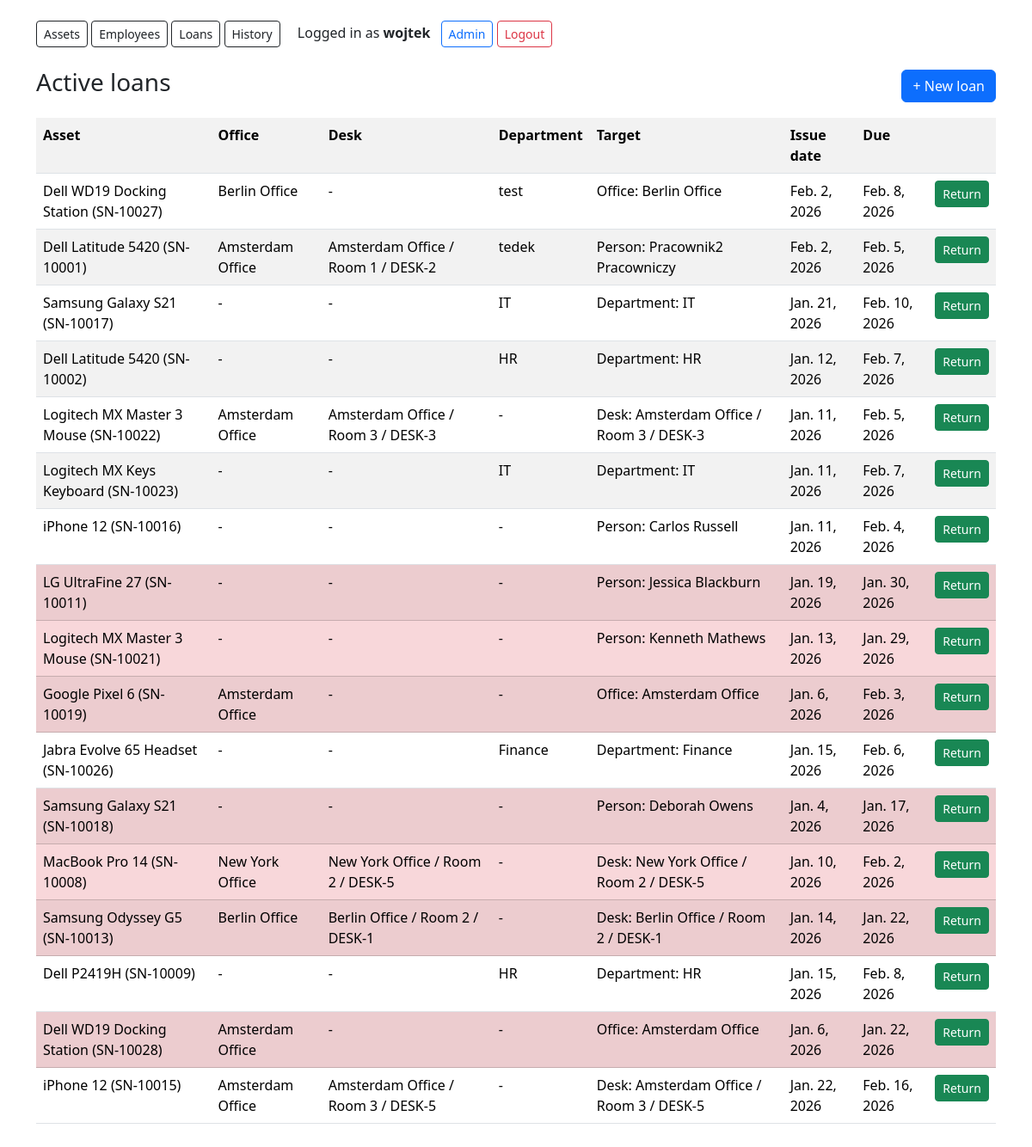
The app's page /loans/ (signed in), older data.
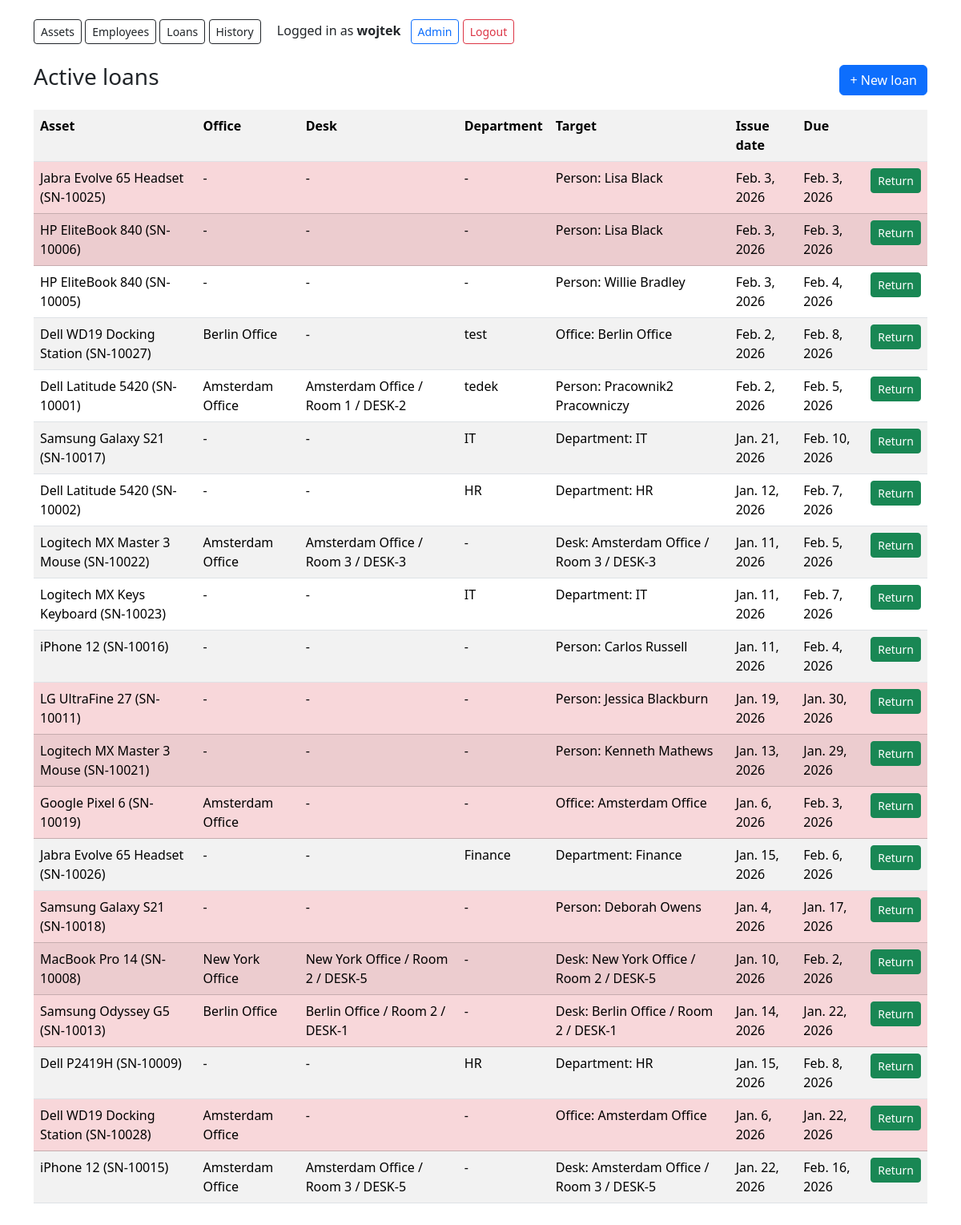
The same page, newer data.
### inventory/models.py (models this page shows, shortened)
class Loan(models.Model):
    asset = models.ForeignKey(Asset, on_delete=models.PROTECT, related_name="loans")
    created_by = models.ForeignKey(
        settings.AUTH_USER_MODEL,
        on_delete=models.SET_NULL,
        blank=True,
        null=True,
        related_name="created_loans",
    )
    person = models.ForeignKey(Person, on_delete=models.PROTECT, blank=True, null=True, related_name="loans")
    desk = models.ForeignKey(Desk, on_delete=models.PROTECT, blank=True, null=True, related_name="loans")
    office = models.ForeignKey(Office, on_delete=models.PROTECT, blank=True, null=True, related_name="loans")
    department_position = models.ForeignKey(
        DepartmentPosition,
        on_delete=models.PROTECT,
        blank=True,
        null=True,
        related_name="loans",
    )
    department = models.CharField(max_length=120, blank=True, null=True)
    loan_date = models.DateField(default=timezone.now)
    due_date = models.DateField(blank=True, null=True)
    return_date = models.DateField(blank=True, null=True)
    issued_by = models.CharField(max_length=120, blank=True, null=True)
    @property
    def office_label(self) -> str:
        if self.office:
            return str(self.office)
        if self.desk:
            return str(self.desk.room.office)
        if self.department_position:
            return str(self.department_position.department.office)
        return "-"
    @property
    def desk_label(self) -> str:
        if self.desk:
            return str(self.desk)
        return "-"
    @property
    def department_label(self) -> str:
        if self.department_position:
            return str(self.department_position)
        if self.department:
            return self.department
        return "-"
    def target_label(self) -> str:
        if self.person:
            return f"Person: {self.person}"
        if self.desk:
            return f"Desk: {self.desk}"
        if self.office:
            return f"Office: {self.office}"
        if self.department_position:
            return f"Department: {self.department_position}"
        if self.department:
            return f"Department: {self.department}"
        return "-"

class Asset(models.Model):
    STATUS_CHOICES = [
        ("available", "Available"),
        ("assigned", "Assigned"),
        ("in_service", "In service"),
        ("retired", "Retired"),
    ]
    category = models.ForeignKey(AssetCategory, on_delete=models.PROTECT, related_name="assets")
    name = models.CharField(max_length=200)
    serial_number = models.CharField(max_length=120, unique=True)
    asset_tag = models.CharField(max_length=120, unique=True, blank=True, null=True)
    status = models.CharField(max_length=20, choices=STATUS_CHOICES, default="available")
    purchase_date = models.DateField(blank=True, null=True)
    notes = models.TextField(blank=True, null=True)
    def __str__(self):
        return f"{self.name} ({self.serial_number})"

class Office(models.Model):
    name = models.CharField(max_length=200)
    address = models.CharField(max_length=300, blank=True, null=True)
    def __str__(self):
        return self.name

class Desk(models.Model):
    room = models.ForeignKey(Room, on_delete=models.CASCADE, related_name="desks")
    code = models.CharField(max_length=50)
    class Meta:
        constraints = [
            models.UniqueConstraint(fields=["room", "code"], name="uniq_desk_room_code")
        ]
    def __str__(self):
        return f"{self.room.office.name} / {self.room.name} / {self.code}"

class Room(models.Model):
    office = models.ForeignKey(Office, on_delete=models.CASCADE, related_name="rooms")
    name = models.CharField(max_length=200)
    type = models.CharField(max_length=50, default="open_space")

class Person(models.Model):
    first_name = models.CharField(max_length=120)
    last_name = models.CharField(max_length=120)
    department = models.CharField(max_length=120, blank=True, null=True)
    email = models.EmailField(blank=True, null=True)
    user = models.OneToOneField(
        settings.AUTH_USER_MODEL,
        on_delete=models.SET_NULL,
        blank=True,
        null=True,
        related_name="person_profile",
    )
    def __str__(self):
        return f"{self.first_name} {self.last_name}"

### inventory/views.py (the view)
# urls.py: path("loans/", views.loans_list, name="loans_list"),
@login_required
def loans_list(request):
    role = get_user_role(request.user)
    base_qs = Loan.objects.select_related(
        "asset", "person", "desk__room__office", "office", "department_position__department__office", "created_by"
    ).filter(return_date__isnull=True).order_by("-id")
    person = _resolve_person_for_user(request.user)
    if role == ROLE_ADMIN:
        loans = base_qs
    else:
        q = Q(created_by=request.user)
        if person:
            q |= Q(person=person)
        loans = base_qs.filter(q)
    is_admin = role == ROLE_ADMIN
    return render(
        request,
        "inventory/loans_list.html",
        {
            "loans": loans,
            "today": timezone.now().date(),
            "is_admin": is_admin,
            "role": role,
        },
    )

### inventory/roles.py (called while the page is built)
def get_user_role(user: AbstractUser) -> str:
    if not user or not getattr(user, "is_authenticated", False):
        return ROLE_EMPLOYEE
    if getattr(user, "is_superuser", False) or getattr(user, "is_staff", False):
        return ROLE_ADMIN
    qs = user.groups.values_list("name", flat=True)
    for name in qs:
        if name in ROLE_NAMES:
            return name
    return ROLE_EMPLOYEE

### inventory/views.py (called while the page is built)
def _resolve_person_for_user(user):
    if not user or not getattr(user, "is_authenticated", False):
        return None
    try:
        return user.person_profile
    except Exception:
        pass
    email = (getattr(user, "email", "") or "").strip()
    if email:
        return Person.objects.filter(email__iexact=email).first()
    return None

### inventory/templates/inventory/loans_list.html (shortened to what this page needs)
{% extends "inventory/base.html" %}
{% block content %}
<div class="d-flex justify-content-between align-items-center">
  <h3>{% if is_admin %}Active loans{% else %}My active loans{% endif %}</h3>
  <a class="btn btn-primary" href="{% url 'loan_create' %}">+ New loan</a>
</div>
<table class="table table-striped mt-3">
  <tr><th>Asset</th><th>Office</th><th>Desk</th><th>Department</th><th>Target</th><th>Issue date</th><th>Due</th><th></th></tr>
  {% for l in loans %}
    <tr class="{% if l.due_date and l.due_date < today %}table-danger{% endif %}">
      <td>{{ l.asset }}</td>
      <td>{{ l.office_label }}</td>
      <td>{{ l.desk_label }}</td>
      <td>{{ l.department_label }}</td>
      <td>{{ l.target_label }}</td>
      <td>{{ l.loan_date }}</td>
      <td>{{ l.due_date|default:"-" }}</td>
      <td>
  {% if is_admin or l.created_by_id == request.user.id or l.person and l.person.user_id == request.user.id %}
          <form method="post" action="{% url 'loan_return' l.id %}">
            <button class="btn btn-sm btn-success">Return</button>
          </form>
        {% endif %}
      </td>
    </tr>
  {% empty %}
    <tr><td colspan="8" class="text-muted">No active loans.</td></tr>
  {% endfor %}
</table>
{% endblock %}

### inventory/templates/inventory/base.html (shortened to what this page needs)
<!doctype html>
<html>
<head>
  <link href="https://cdn.jsdelivr.net/npm/bootstrap@5.3.2/dist/css/bootstrap.min.css" rel="stylesheet">
</head>
<body class="container py-4">
{% if request.user.is_authenticated %}
<nav class="mb-4">
  {% if request.user.is_staff %}
    <a class="btn btn-outline-dark btn-sm" href="{% url 'assets_list' %}">Assets</a>
    <a class="btn btn-outline-dark btn-sm" href="{% url 'persons_list' %}">Employees</a>
  {% endif %}
  <a class="btn btn-outline-dark btn-sm" href="{% url 'loans_list' %}">Loans</a>
  {% if request.user.is_staff %}
    <a class="btn btn-outline-dark btn-sm" href="{% url 'history' %}">History</a>
  {% else %}
    <a class="btn btn-outline-dark btn-sm" href="{% url 'history' %}">My history</a>
  {% endif %}
  <span class="ms-3">
      <span class="me-2">Logged in as <b>{{ request.user.username }}</b></span>
      {% if request.user.is_staff %}
        <a class="btn btn-outline-primary btn-sm" href="/admin/">Admin</a>
      {% endif %}
      <form method="post" action="{% url 'logout' %}" class="d-inline">
        <button type="submit" class="btn btn-outline-danger btn-sm">Logout</button>
      </form>
  </span>
</nav>
{% endif %}
{% block content %}{% endblock %}
</body>
</html>

Row changes from the older to the newer data that the page shows:
added Loan: asset "Jabra Evolve 65 Headset (SN-10025)", office_label "-", desk_label "-", department_label "-", target_label "Person: Lisa Black", loan_date "Feb. 3, 2026", due_date "Feb. 3, 2026"
added Loan: asset "HP EliteBook 840 (SN-10006)", office_label "-", desk_label "-", department_label "-", target_label "Person: Lisa Black", loan_date "Feb. 3, 2026", due_date "Feb. 3, 2026"
added Loan: asset "HP EliteBook 840 (SN-10005)", office_label "-", desk_label "-", department_label "-", target_label "Person: Willie Bradley", loan_date "Feb. 3, 2026", due_date "Feb. 4, 2026"
